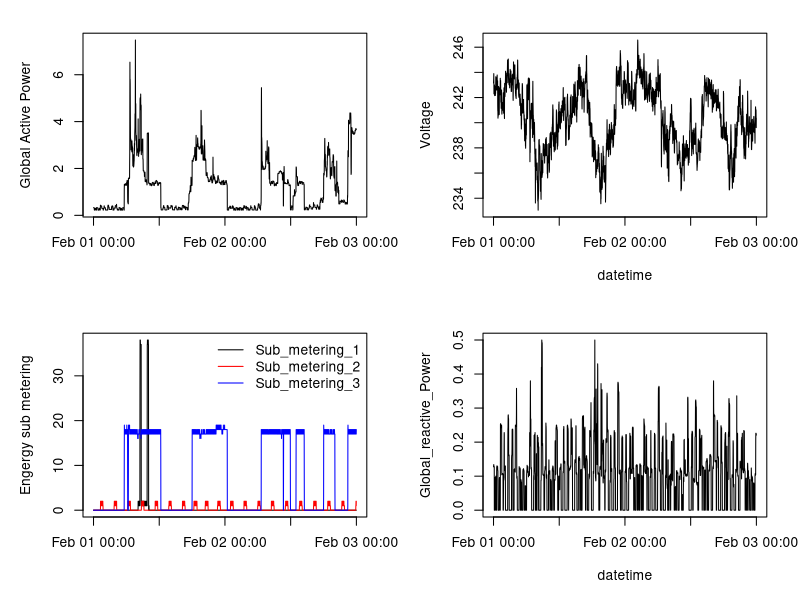

Here is the R script that generated this plot:
# change locate for language of date 
Sys.setlocale(category = "LC_ALL", locale = "English_United States.1252")

# load data
df <- read.csv(file = './extracted_data.csv',header = TRUE)
df$Date_Time <- as.POSIXct(strptime( paste(df$Date,df$Time) , format='%d/%m/%Y %H:%M:%S'))

# create PNG file
png(file="./plot4.png",width=480,height=480,bg='transparent')
par(mfrow=c(2,2),mar=c(5,5,2,2))
plot(df$Date_Time, df$Global_active_power, type = 'l', xlab=NA, ylab='Global Active Power')
plot(df$Date_Time, df$Voltage, type = 'l', xlab='datetime', ylab='Voltage')
plot(df$Date_Time, df$Sub_metering_1, type = 'n', xlab=NA, ylab='Engergy sub metering')
lines(df$Date_Time, df$Sub_metering_1, type = 'l', col='black')
lines(df$Date_Time, df$Sub_metering_2, type = 'l', col='red')
lines(df$Date_Time, df$Sub_metering_3, type = 'l', col='blue')
legend('topright',lty=c(1,1,1), col=c('black','red','blue'), legend=c('Sub_metering_1','Sub_metering_2','Sub_metering_3'), bty='n')
plot(df$Date_Time, df$Global_reactive_power, type = 'l', xlab='datetime', ylab='Global_reactive_Power')
dev.off()